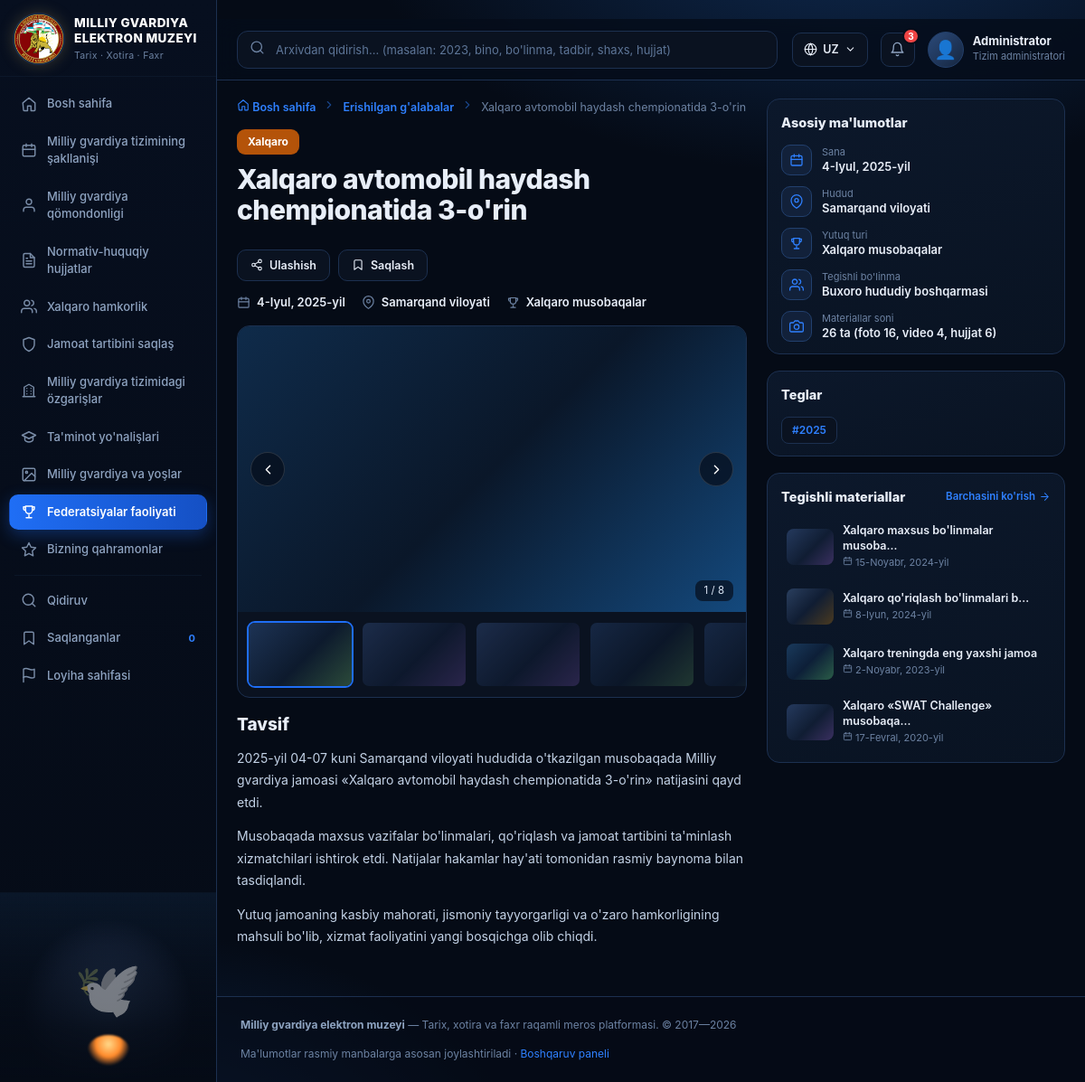
The page /galabalar/xalqaro-avtomobil-haydash-chempionatida-3-orin/ on the database its author committed.
### core/models.py (models this page shows, shortened)
class TimeStampedModel(models.Model):
    created_at = models.DateTimeField("Yaratilgan sana", auto_now_add=True)
    updated_at = models.DateTimeField("Yangilangan sana", auto_now=True)
    class Meta:
        abstract = True

class Direction(TimeStampedModel):
    number = models.PositiveIntegerField("Raqam", unique=True)
    title = models.CharField("Nomi", max_length=255)
    description = models.TextField("Tavsif", blank=True)
    icon = models.CharField("Belgi (svg nomi)", max_length=40, default="star")
    url = models.CharField(
        "Havola (URL nomi)", max_length=100, blank=True, default="core:yonalishlar",
    )
    class Meta:
        verbose_name = "Yo'nalish"
        verbose_name_plural = "Yo'nalishlar"
        ordering = ["number"]

class AbstractMaterial(TimeStampedModel):
    MATERIAL_TYPES = [
        ("news", "Yangilik"),
        ("building", "Yangi bino"),
        ("bolinma", "Bo'linma"),
        ("tadbir", "Tadbir"),
        ("galaba", "Erishilgan g'alaba"),
        ("hujjat", "Hujjat"),
        ("foto", "Foto"),
        ("video", "Video"),
        ("malumot", "Ma'lumot"),
    ]
    title = models.CharField("Sarlavha", max_length=300)
    slug = models.SlugField(max_length=320, unique=True, blank=True)
    material_type = models.CharField("Material turi", max_length=20, choices=MATERIAL_TYPES, default="news")
    category = models.ForeignKey(
        Category, verbose_name="Kategoriya", on_delete=models.SET_NULL, null=True, blank=True,
        related_name="%(class)ss",
    )
    date = models.DateField("Sana", null=True, blank=True)
    year = models.PositiveIntegerField("Yil", default=2023, db_index=True)
    region = models.ForeignKey(
        Region, verbose_name="Hudud", on_delete=models.SET_NULL, null=True, blank=True,
        related_name="%(class)ss",
    )
    department = models.ForeignKey(
        Department, verbose_name="Tegishli bo'linma", on_delete=models.SET_NULL,
        null=True, blank=True, related_name="%(class)ss",
    )
    summary = models.CharField("Qisqa tavsif", max_length=400, blank=True)
    description = models.TextField("Tavsif", blank=True)
    body = models.TextField("To'liq matn", blank=True)
    image = models.ImageField("Asosiy rasm", upload_to="%(class)ss/", blank=True)
    tags = models.ManyToManyField(Tag, verbose_name="Teglar", blank=True, related_name="%(class)ss")
    photo_count = models.PositiveIntegerField("Foto", default=0)
    video_count = models.PositiveIntegerField("Video", default=0)
    doc_count = models.PositiveIntegerField("Hujjat", default=0)
    views = models.PositiveIntegerField("Ko'rishlar", default=0)
    is_published = models.BooleanField("Chop etilgan", default=True)
    is_featured = models.BooleanField("Muhim", default=False)
    objects = MaterialQuerySet.as_manager()
    class Meta:
        abstract = True
        ordering = ["-date", "-created_at"]
    def save(self, *args, **kwargs):
        super().save(*args, **kwargs)

class Achievement(AbstractMaterial):
    ACHIEVEMENT_TYPES = [
        ("xalqaro", "Xalqaro musobaqalar"),
        ("respublika", "Respublika musobaqalar"),
        ("sport", "Sport yutuqlari"),
        ("kasbiy", "Kasbiy mahorat"),
        ("innovatsion", "Innovatsion loyihalar"),
        ("mukofot", "Mukofotlar"),
        ("taktik", "Taktik o'quvlar"),
        ("boshqa", "Boshqa"),
    ]
    achievement_type = models.CharField(
        "Yutuq turi", max_length=30, choices=ACHIEVEMENT_TYPES, default="xalqaro",
    )
    class Meta:
        verbose_name = "Erishilgan g'alaba"
        verbose_name_plural = "Erishilgan g'alabalar"
        ordering = ["-date", "-created_at"]
    def get_absolute_url(self):
        return reverse("core:galaba_detail", kwargs={"slug": self.slug})

class Region(models.Model):
    name = models.CharField("Nomi", max_length=120, unique=True)
    slug = models.SlugField(max_length=140, unique=True, blank=True)
    order = models.PositiveIntegerField("Tartib", default=0)
    is_other = models.BooleanField("Boshqa hududlar", default=False)
    class Meta:
        verbose_name = "Hudud"
        verbose_name_plural = "Hududlar"
        ordering = ["order", "name"]
    def __str__(self):
        return self.name

class MediaItem(TimeStampedModel):
    MEDIA_TYPES = [("photo", "Foto"), ("video", "Video")]
    title = models.CharField("Sarlavha", max_length=300)
    slug = models.SlugField(max_length=320, unique=True, blank=True)
    media_type = models.CharField("Turi", max_length=10, choices=MEDIA_TYPES, default="photo")
    image = models.ImageField("Rasm", upload_to="gallery/", blank=True)
    video_url = models.URLField("Video havola", blank=True)
    date = models.DateField("Sana", null=True, blank=True)
    year = models.PositiveIntegerField("Yil", default=2023, db_index=True)
    description = models.TextField("Tavsif", blank=True)
    department = models.ForeignKey(
        Department, verbose_name="Bo'linma", on_delete=models.SET_NULL,
        null=True, blank=True, related_name="gallery",
    )
    event = models.ForeignKey(
        Event, verbose_name="Tadbir", on_delete=models.SET_NULL, null=True, blank=True,
        related_name="gallery",
    )
    views = models.PositiveIntegerField("Ko'rishlar", default=0)
    order = models.PositiveIntegerField("Tartib", default=0)
    class Meta:
        verbose_name = "Media material"
        verbose_name_plural = "Foto va videoarxiv"
        ordering = ["-date", "order"]

class Department(TimeStampedModel):
    title = models.CharField("Bo'linma nomi", max_length=255)
    slug = models.SlugField(max_length=280, unique=True, blank=True)
    summary = models.CharField("Qisqa tavsif", max_length=400, blank=True)
    description = models.TextField("Tavsif", blank=True)
    image = models.ImageField("Asosiy rasm", upload_to="departments/", blank=True)
    year_start = models.PositiveIntegerField("Boshlanish yili", default=2017)
    year_end = models.CharField("Tugash yili", max_length=20, default="hozirgacha")
    region = models.ForeignKey(
        Region, verbose_name="Hudud", on_delete=models.SET_NULL, null=True, blank=True,
        related_name="departments",
    )
    category = models.ForeignKey(
        Category, verbose_name="Kategoriya", on_delete=models.SET_NULL, null=True, blank=True,
        related_name="departments",
    )
    photo_count = models.PositiveIntegerField("Foto", default=0)
    video_count = models.PositiveIntegerField("Video", default=0)
    doc_count = models.PositiveIntegerField("Hujjat", default=0)
    views = models.PositiveIntegerField("Ko'rishlar", default=0)
    is_featured = models.BooleanField("Muhim", default=False)
    order = models.PositiveIntegerField("Tartib", default=0)
    class Meta:
        verbose_name = "Bo'linma"
        verbose_name_plural = "Bo'linmalar"
        ordering = ["order", "title"]
    def __str__(self):
        return self.title

### core/views.py (the view)
# urls.py: path("galabalar/<slug:slug>/", views.galaba_detail, name="galaba_detail"),
def galaba_detail(request, slug):
    obj = get_object_or_404(Achievement, slug=slug)
    obj.views += 1
    obj.save(update_fields=["views"])
    ctx = _detail_ctx(
        request, obj, active="galabalar",
        badge=TYPE_LABELS.get(obj.achievement_type, obj.achievement_type), badge_color="#b45309",
        breadcrumbs=[{"title": "Erishilgan g'alabalar", "url": "/galabalar/"}, {"title": obj.title}],
        meta=[
            {"icon": "calendar", "value": obj.date},
            {"icon": "pin", "value": obj.region or "O'zbekiston"},
            {"icon": "trophy", "value": obj.get_achievement_type_display},
        ],
        info=[
            {"icon": "calendar", "label": "Sana", "value": obj.date},
            {"icon": "pin", "label": "Hudud", "value": obj.region or "—"},
            {"icon": "trophy", "label": "Yutuq turi", "value": obj.get_achievement_type_display},
            {"icon": "users", "label": "Tegishli bo'linma", "value": obj.department or "—"},
            {"icon": "camera", "label": "Materiallar soni", "value": f"{obj.photo_count + obj.video_count + obj.doc_count} ta (foto {obj.photo_count}, video {obj.video_count}, hujjat {obj.doc_count})"},
        ],
        tags=[t.name for t in obj.tags.all()] + ([str(obj.year)] if obj.year else []),
        related=_related_materials(Achievement.objects.filter(achievement_type=obj.achievement_type).exclude(pk=obj.pk)[:5]),
        related_url="/galabalar/",
        bookmark="galaba",
        gallery=list(MediaItem.objects.all()[:8]),
    )
    return render(request, "core/material_detail.html", ctx)

### core/templates/core/material_detail.html (shortened to what this page needs)
{% extends "base.html" %}
{% load mg_tags humanize %}
{% block breadcrumb %}
<nav class="breadcrumb">
  <a href="{% url 'core:home' %}">{% svg 'home' 13 %} Bosh sahifa</a>
  {% for crumb in breadcrumbs %}
    <span class="breadcrumb__sep">{% svg 'chev' 12 %}</span>
    {% if crumb.url %}<a href="{{ crumb.url }}">{{ crumb.title }}</a>{% else %}<span>{{ crumb.title }}</span>{% endif %}
  {% endfor %}
</nav>
{% endblock %}
{% block content %}
<div class="detail-top">
  <div>
    {% if badge %}<span class="detail-badge" style="background:{{ badge_color|default:'#1d4ed8' }}">{{ badge }}</span>{% endif %}
    <h1 class="page-title" style="font-size:30px">{{ obj|title_of }}</h1>
  </div>
  <div class="detail-actions">
    <button class="btn">{% svg 'share' 14 %} Ulashish</button>
    {% if bookmark %}
    <form method="post" action="{% url 'core:bookmark_toggle' %}">
      <button class="btn" type="submit">{% svg 'bookmark' 14 %} Saqlash</button>
    </form>
    {% endif %}
  </div>
</div>
{% if meta %}
<div class="meta-row">
  {% for m in meta %}
    <span>{% svg m.icon 15 %} <b>{{ m.value }}</b></span>
  {% endfor %}
</div>
{% endif %}
{% if gallery %}
<div class="gallery mb-16">
  <div class="gallery__main">
    <div class="ph" style="background:{% if obj.image %}url('{{ obj.image.url }}') center/cover{% else %}{{ obj.title|gradient }}{% endif %}"></div>
    <button class="gallery__nav gallery__nav--prev">{% svg 'chevL' 17 %}</button>
    <button class="gallery__nav gallery__nav--next">{% svg 'chev' 17 %}</button>
    <span class="gallery__counter">1 / {{ gallery|length }}</span>
  </div>
  <div class="thumbs">
    {% for g in gallery %}
      <span class="thumb{% if forloop.first %} is-active{% endif %}" data-src="{% if g.image %}{{ g.image.url }}{% endif %}">
        <span class="ph" style="display:block;background:{% if g.image %}url('{{ g.image.url }}') center/cover{% else %}{{ g.title|gradient }}{% endif %}"></span>
      </span>
    {% endfor %}
  </div>
</div>
{% elif obj.image %}
<div class="gallery mb-16">
  <div class="gallery__main">
    <div class="ph" style="background:url('{{ obj.image.url }}') center/cover"></div>
  </div>
</div>
{% elif obj.photo %}
<div class="gallery mb-16">
  <div class="gallery__main">
    <div class="ph" style="background:url('{{ obj.photo.url }}') center/cover"></div>
  </div>
</div>
{% endif %}
<h2 class="section-title" style="margin-top:0">Tavsif</h2>
<div class="prose">
  {% if obj.description %}
    {% for p in obj.description|lines %}<p>{{ p }}</p>{% endfor %}
  {% elif obj.bio %}
    {% for p in obj.bio|lines %}<p>{{ p }}</p>{% endfor %}
  {% else %}
    <p>{{ obj.summary|default:"Ma'lumot kiritilmagan." }}</p>
  {% endif %}
</div>
{% endblock %}
{% block rightbar %}
<aside class="rpanel">
  <div class="panel">
    <div class="panel__head"><div class="panel__title">Asosiy ma'lumotlar</div></div>
    <div class="info-list">
      {% for item in info %}
      <div class="info-item">
        <div class="info-item__icon">{% svg item.icon 16 %}</div>
        <div>
          <div class="info-item__label">{{ item.label }}</div>
          <div class="info-item__value">{{ item.value }}</div>
        </div>
      </div>
      {% endfor %}
    </div>
  </div>
  {% if tags %}
  <div class="panel">
    <div class="panel__head"><div class="panel__title">Teglar</div></div>
    <div class="tags">
      {% for t in tags %}<span class="tag">#{{ t }}</span>{% endfor %}
    </div>
  </div>
  {% endif %}
  <div class="panel">
    <div class="panel__head">
      <div class="panel__title">Tegishli materiallar</div>
      <a class="panel__more" href="{{ related_url|default:'/' }}">Barchasini ko'rish {% svg 'arrow' 13 %}</a>
    </div>
    <div class="mini-list">
      {% for m in related %}
      <a class="mini" href="{{ m.url }}">
        <span class="mini__img ph" style="background:{% if m.image %}url('{{ m.image.url }}') center/cover{% else %}{{ m.title|gradient }}{% endif %}"></span>
        <span>
          <div class="mini__title">{{ m.title|truncatechars:34 }}</div>
          <div class="mini__sub">{% if m.duration %}{% svg 'clock' 11 %} {{ m.duration }} &nbsp;{% endif %}{% if m.date %}{% svg 'calendar' 11 %} {{ m.date }}{% elif m.meta %}{{ m.meta }}{% endif %}</div>
        </span>
      </a>
      {% empty %}
      <div class="text-muted" style="font-size:12px">Material topilmadi</div>
      {% endfor %}
    </div>
  </div>
</aside>
{% endblock %}

### core/templates/base.html (shortened to what this page needs)
{% load static %}{% load mg_tags %}<!DOCTYPE html>
<html lang="uz">
<head>
  <link rel="stylesheet" href="{% static 'css/style.css' %}">
</head>
<body>
{% if active == 'landing' %}
  {% block landing %}{% endblock %}
{% else %}
<aside class="sidebar" id="sidebar">
  <a class="brand" href="{% url 'core:home' %}">
    <div class="brand__logo"><img src="{% static 'img/ico.png' %}"></div>
    <div class="brand__text">
      <div class="brand__title">Milliy gvardiya<br>elektron muzeyi</div>
      <div class="brand__subtitle">Tarix · Xotira · Faxr</div>
    </div>
  </a>
  <nav class="nav">
    {% for item in MENU %}
      {% with url_name=item.url|split:':' %}
      <a class="nav__item{% if active == url_name.1 %} is-active{% endif %}" href="{% url item.url %}">
        {% svg item.icon %} <span>{{ item.name }}</span>
      </a>
      {% endwith %}
    {% endfor %}
    <div class="nav__divider"></div>
    <a class="nav__item{% if active == 'qidiruv' %} is-active{% endif %}" href="{% url 'core:qidiruv' %}">
      {% svg 'search' %} <span>Qidiruv</span>
    </a>
    <a class="nav__item{% if active == 'saqlanganlar' %} is-active{% endif %}" href="{% url 'core:saqlanganlar' %}">
      {% svg 'bookmark' %} <span>Saqlanganlar</span>
      <span style="margin-left:auto;font-size:11px;font-weight:700;color:var(--accent-2)">{{ BOOKMARK_COUNT }}</span>
    </a>
    <a class="nav__item{% if active == 'landing' %} is-active{% endif %}" href="{% url 'core:landing' %}">
      {% svg 'flag' %} <span>Loyiha sahifasi</span>
    </a>
  </nav>
  <div class="sidebar__memorial" title="Milliy gvardiya xotirasi"></div>
</aside>
<div class="shell">
  <header class="header">
    <form class="search" action="{% url 'core:qidiruv' %}" method="get">
      <span class="search__icon">{% svg 'search' 17 %}</span>
      <input type="search" name="q" value="{{ request.GET.q|default:'' }}" placeholder="Arxivdan qidirish... (masalan: 2023, bino, bo'linma, tadbir, shaxs, hujjat)">
    </form>
    <div class="header__right">
      <button class="lang">{% svg 'globe' 15 %} UZ {% svg 'chevD' 13 %}</button>
      <button class="bell" title="Bildirishnomalar">{% svg 'bell' 17 %}<span class="bell__count">3</span></button>
      <div class="user">
        <div class="user__avatar">👤</div>
        <div class="user__meta">
          <div class="user__name">Administrator</div>
          <div class="user__role">Tizim administratori</div>
        </div>
      </div>
    </div>
  </header>
  <main class="layout{% block layout_class %}{% endblock %}">
    <div>
      {% block breadcrumb %}{% endblock %}
      {% block content %}{% endblock %}
    </div>
    {% block rightbar %}{% endblock %}
  </main>
  <footer class="footer">
    <div><b>Milliy gvardiya elektron muzeyi</b> — Tarix, xotira va faxr raqamli meros platformasi. © 2017—2026</div>
    <div>Ma'lumotlar rasmiy manbalarga asosan joylashtiriladi · <a href="/admin/" class="text-accent">Boshqaruv paneli</a></div>
  </footer>
</div>
{% endif %}
</body>
</html>

### core/templates/includes/icon.html
{% if path %}
<svg width="{{ size|default:18 }}" height="{{ size|default:18 }}" viewBox="0 0 24 24" fill="none" stroke="currentColor" stroke-width="1.9" stroke-linecap="round" stroke-linejoin="round" aria-hidden="true">{{ path|safe }}</svg>
{% else %}
<svg width="{{ size|default:18 }}" height="{{ size|default:18 }}" viewBox="0 0 24 24" fill="none" stroke="currentColor" stroke-width="1.9" stroke-linecap="round" stroke-linejoin="round" aria-hidden="true"><circle cx="12" cy="12" r="9"/></svg>
{% endif %}

### rows shown on the page
Direction: url "core:yillar" (drawn), name "Milliy gvardiya tizimining şakllanişi"
Direction: url "core:shaxslar" (drawn), name "Milliy gvardiya qömondonligi"
Direction: url "core:hujjatlar" (drawn), name "Normativ-huquqiy hujjatlar"
Direction: url "core:tadbirlar" (drawn), name "Xalqaro hamkorlik"
Direction: url "core:bolinmalar" (drawn), name "Jamoat tartibini saqlaş"
Direction: url "core:binolar" (drawn), name "Milliy gvardiya tizimidagi özgarişlar"
Direction: url "core:talim" (drawn), name "Ta'minot yo'nalişlari"
Direction: url "core:galereya" (drawn), name "Milliy gvardiya va yoşlar"
Direction: url "core:galabalar" (drawn), name "Federatsiyalar faoliyati"
Direction: url "core:sanalar" (drawn), name "Bizning qahramonlar"
Achievement: title "Xalqaro avtomobil haydash chempionatida 3-o'rin", title "Xalqaro avtomobil haydash chempionatida 3-o'rin", value "4-Iyul, 2025-yil" "Xalqaro musobaqalar", value "4-Iyul, 2025-yil" "Xalqaro musobaqalar"
Region: {{ size|default:18 }} 15 (drawn), value "Samarqand viloyati", {{ size|default:18 }} 16 (drawn), label "Hudud"
Department: {{ size|default:18 }} 16 (drawn), label "Tegishli bo'linma", value "Buxoro hududiy boshqarmasi"
Achievement: title "Xalqaro maxsus bo'linmalar musoba…", date "15-Noyabr, 2024-yil"
Achievement: title "Xalqaro qo'riqlash bo'linmalari b…", date "8-Iyun, 2024-yil"
Achievement: title "Xalqaro treningda eng yaxshi jamoa", date "2-Noyabr, 2023-yil"
Achievement: title "Xalqaro «SWAT Challenge» musobaqa…", date "17-Fevral, 2020-yil"

### other values the page prints
{{ item.name }} "Bosh sahifa"
{{ BOOKMARK_COUNT }} "0"
{{ crumb.title }} "Erishilgan g'alabalar"
{{ badge }} "Xalqaro"
{{ gallery|length }} "8"
{{ p }} "2025-yil 04-07 kuni Samarqand viloyati hududida o'tkazilgan musobaqada Milliy gvardiya jamoasi «Xalqaro avtomobil haydash chempionatida 3-o'rin» natijasini qayd etdi." "Musobaqada maxsus vazifalar bo'linmalari, qo'riqlash va jamoat tartibini ta'minlash xizmatchilari ishtirok etdi. Natijalar hakamlar hay'ati tomonidan rasmiy baynoma bilan tasdiqlandi." "Yutuq jamoaning kasbiy mahorati, jismoniy tayyorgarligi va o'zaro hamkorligining mahsuli bo'lib, xizmat faoliyatini yangi bosqichga olib chiqdi."
{{ item.label }} "Sana" "Yutuq turi" "Materiallar soni"
{{ item.value }} "26 ta (foto 16, video 4, hujjat 6)"
{{ t }} "2025"
